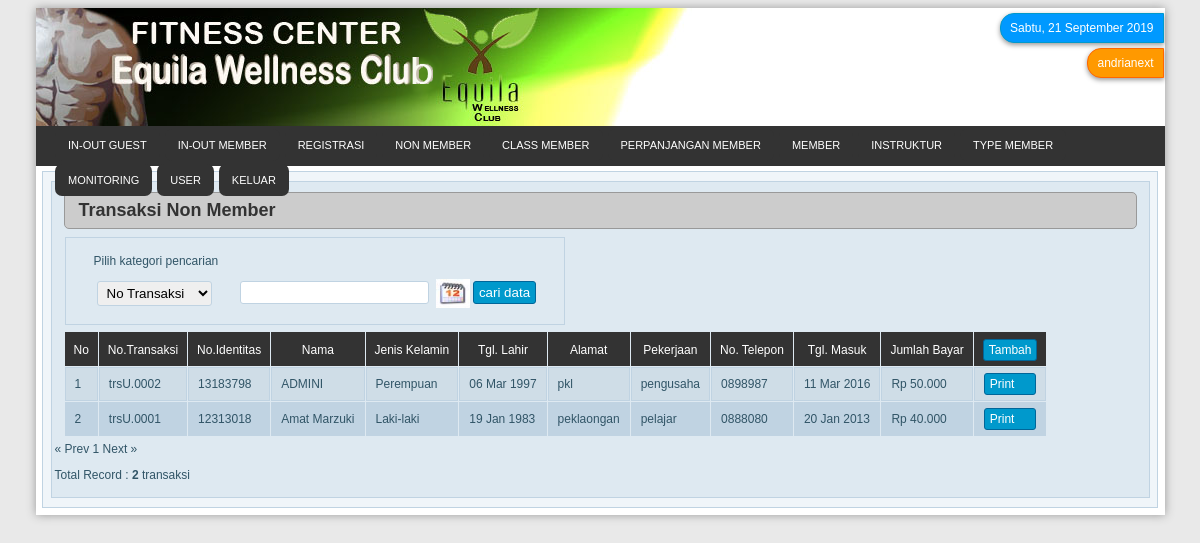
Page /admin/nonmember.php (signed in) on the committed database.
### tables this page shows
CREATE TABLE `umum` (
  `no_transaksi` varchar(30) NOT NULL,
  `no_identitas` varchar(30) NOT NULL,
  `nama` varchar(40) NOT NULL,
  `jenis_kelamin` varchar(30) NOT NULL,
  `tempat_lahir` varchar(50) NOT NULL,
  `tgl_lahir` date NOT NULL,
  `alamat` varchar(50) NOT NULL,
  `pekerjaan` varchar(30) NOT NULL,
  `no_telepon` varchar(30) NOT NULL,
  `tgl_transaksi` date NOT NULL,
  `jumlah_bayar` double(30,0) NOT NULL,
  PRIMARY KEY  (`no_transaksi`)
);

### admin/library/fungsi_standar.php (called while the page is built, shortened)
<?php
function tanggal(){
	$hari=$day=date(l);
	$tanggal=date(d);
	$bulan=$bl=$month=date(m);
	$tahun=date(Y);
	switch($hari)
	{
		case"Saturday":$hari="Sabtu"; break;
	}
	switch($bulan)
	{
		case"9":$bulan="September"; break;
	}
	$tglLengkap="$hari, $tanggal $bulan $tahun";
	return $tglLengkap;
}
function digit($data){
		$input=$data;
		$panjang=strlen($input);
if ($panjang==0)
{
	return $input;
}
elseif ($panjang < 4)
{
	return $input;
}
else
{
		$n=$panjang-1;
		$point=1;
		$j=1;
		$teks=array();
	for ($i=$n;$i>0;$i--)
	{
		if($point==3)
		{
			$teks["$j"]=substr($input,$i,3);
			$point=0;
			$j++;
			$g=$i;
		}
		$point++;
	}
	$input= substr($input,0,$g);
	for ($k=$j;$k>0;$k--)
	{
		if ($k==1){
			$input=$input. $teks["$k"];
		}else{
			$input=$input. $teks["$k"].".";
		}
	}
	return $input;
}
}
?>

### admin/library/fungsi_indotgl.php (called while the page is built, shortened)
<?php
	function tgl_indo($tgl){
			$tanggal = substr($tgl,8,2);
			$bulan = getBulan(substr($tgl,5,2));
			$tahun = substr($tgl,0,4);
			return $tanggal.' '.$bulan.' '.$tahun;
	}
	function getBulan($bln){
				switch ($bln){
					case 1:
						return "Jan";
						break;
					case 3:
						return "Mar";
						break;
				}
			}
?>

### admin/nonmember.php (the view, shortened to what this page needs)
<?php
require_once "library/fungsi_standar.php";
require_once "library/fungsi_indotgl.php";
?>
<!DOCTYPE html PUBLIC "-//W3C//DTD XHTML 1.0 Transitional//EN" "http://www.w3.org/TR/xhtml1/DTD/xhtml1-transitional.dtd">
<html xmlns="http://www.w3.org/1999/xhtml">
<head>
<link rel="stylesheet" href="style/data.css" type="text/css">
<link rel="stylesheet" href="style/style_index.css" type="text/css"  />
<link rel="stylesheet" href="style/menu.css" type="text/css"  />
</head>
<body>
	<div id="page">
	<div class="header"><img src="style/aladin.png" />
	<div id="box">
	<div id="tgl"><?php echo tanggal();?></div>
	<div id="akun"><?php echo $_SESSION['nama']; ?></div>
   	</div>
  	</div>
  	<div id="menu-bg">
  	<div id="menu">
	<?php
	require_once "menu.php";
	?>
	</div>
  	</div>
	<div class="halaman">
  	<div class="tengah">
	<div class="batas_isi">
    	<div class="isi">
<div id="judulHalaman"><strong>Transaksi Non Member</strong></div>
<table border="0" cellspacing="1" cellpadding="0">
  <tr>
    <td>
    <form id="form1" name="form1" method="post" action="nonmember_cari.php">
      <table cellspacing="1" cellpadding="0">
        <tr>
          <td id="noborder">Pilih kategori pencarian</td>
          <td id="noborder">&nbsp;</td>
        </tr>
        <tr>
          <td id="noborder"><label>
            <select name="pilih" id="input">
	      <option value='no_transaksi' >No Transaksi</option>
            </select>
          </label></td>
          <td id="noborder">
            <input type="text" name="tcari" id="input" />
			<a href="javascript:void(0)" onClick="if(self.gfPop)gfPop.fPopCalendar(document.form1.tcari);return false;" ><img src="style/calender/calender.jpeg" alt="" name="popcal" width="34" height="29" border="0" align="absmiddle" id="popcal" /></a>
            <input type="submit" name="bcari" id="tombol" value="cari data" />
          </td>
        </tr>
     	</table>
 </form>
 </td>
 <?php
	$warna1="#c0d3e2";
	$warna2="#cfdde7";
	$warna=$warna1;
 ?>
      <table cellpadding="0" cellspacing="1">
        <tr>
	 	  <td id="namaField">No</td>
          <td id="namaField">No.Transaksi</td>
          <td id="namaField">No.Identitas</td>
          <td id="namaField">Nama</td>
	  	  <td id="namaField">Jenis Kelamin</td>
          <td id="namaField">Tgl. Lahir</td>
          <td id="namaField">Alamat</td>
          <td id="namaField">Pekerjaan</td>
	      <td id="namaField">No. Telepon</td>
          <td id="namaField">Tgl. Masuk</td>
          <td id="namaField">Jumlah Bayar</td>
          <td colspan="1" id="namaField">
		<?php echo "<a href=index.php?halaman=form_data&kode=nonmember_insert>"; ?>
		<div id="tombol">Tambah</div>
		<?php echo "</a>"; ?>
		</td>
    <?php
	$batas   = 30;
	$halaman = $_GET['halaman'];
	if(empty($halaman)){
	$posisi  = 0;
	$halaman = 1;
	}
	else{
	$posisi = ($halaman-1) * $batas;
	}
	$qp_sup=mysql_query("SELECT * FROM umum order by no_transaksi DESC LIMIT $posisi,$batas");
	$no=$posisi+1;
		while($row1=mysql_fetch_array($qp_sup)){
			if ($warna==$warna1){
				$warna=$warna2;
			}
			else{
				$warna=$warna1;
			}
		?>
		<?php
		$tgl_lahir= tgl_indo($row1['tgl_lahir']);
		$tgl_trns= tgl_indo($row1['tgl_transaksi']);
		?>
          <tr bgcolor=<?php echo $warna; ?>>
	   	  <td><?php echo "$no"; ?></td>
          <td><?php echo "$row1[no_transaksi]"; ?></td>
          <td><?php echo "$row1[no_identitas]"; ?></td>
          <td><?php echo "$row1[nama]"; ?></td>
	  	  <td><?php echo "$row1[jenis_kelamin]"; ?></td>
      	  <td><?php echo "$tgl_lahir"; ?></td>
    	  <td><?php echo "$row1[alamat]"; ?></td>
          <td><?php echo "$row1[pekerjaan]"; ?></td>
          <td><?php echo "$row1[no_telepon]"; ?></td>
			<td><?php echo "$tgl_trns"; ?></td>
			<td><?php echo "Rp "; echo digit($row1['jumlah_bayar']); ?></td>
          <td>
    	  <a href="#" onclick="javascript:wincal=window.open('transaksi_umum.php?id=<?php echo $row1['no_transaksi']; ?>','Lihat Data','width=790,height=400,scrollbars=1');"><div id="tombol">Print</div></a>
	  </td>
	  </tr>
	<?php $no++; }
	echo"</table>";
	$tampil2 = mysql_query("SELECT * FROM umum");
		$jmldata = mysql_num_rows($tampil2);
		$jmlhal  = ceil($jmldata/$batas);
		echo "<div class=paging>";
		if($halaman > 1){
			$prev=$halaman-1;
			echo "<span class=prevnext><a href=$_SERVER[PHP_SELF]?halaman=$prev>« Prev</a></span> ";
		}
		else{
			echo "<span class=disabled>« Prev</span> ";
		}
		for($i=1;$i<=$jmlhal;$i++)
		if ($i != $halaman){
			echo " <a href=$_SERVER[PHP_SELF]?halaman=$i>$i</a> ";
		}
		else{
			echo " <span class=current>$i</span> ";
		}
		if($halaman < $jmlhal){
			$next=$halaman+1;
			echo "<span class=prevnext><a href=$_SERVER[PHP_SELF]?halaman=$next>Next »</a></span>";
		}
		else{
			echo "<span class=disabled>Next »</span>";
		}
		echo "</div>";
		echo "<p align=left>Total Record : <b>$jmldata</b> transaksi</p>";
		?>
      	</table>
	</div>
    </div>
    </div>
  </div>
 <div class="BatasBawah"></div>
</div>
</body>
</html>

### admin/style/data.css (style rules this page uses)
a { text-decoration:none; color:#09F; }
td { border:none; }

### admin/style/style_index.css (style rules this page uses)
body { color:#333; background-color:#e9e9e9; font-size:12px; font-family:Verdana, Geneva, sans-serif; }
#page { width:1129px; margin-left:auto; margin-right:auto; background-color:#FFF; box-shadow: 0px 0px 9px #999; }
#box { width:200px; float:right; }
#tgl { color:#FFF; padding:7px 9px; background-color:#09F; border:1px solid #09C; border-top-left-radius:14px; border-bottom-left-radius:14px; box-shadow:0px 2px 5px #999; margin-top:5px; margin-right:1px; float:right; }
#akun { color:#FFF; padding:7px 9px; background-color:#F90; border:1px solid #F60; border-top-left-radius:14px; border-bottom-left-radius:14px; box-shadow:0px 2px 5px #999; margin-top:5px; margin-right:1px; float:right; }
#menu-bg { background: #333; height: 40px; }
#menu { width: 1090px; margin: 0 auto; }
.header { width:1129px; background-color:#FFF; }
.halaman { idth:1129px; margin-left:auto; margin-right:auto; margin-top:0px; margin-bottom:0px; }
.halaman .tengah { width:1114px; margin-top:5px; margin-left:auto; margin-right:auto; border:1px solid #c0d3e2; background-color:#f0f5f9; }
.batas_isi { width:1097px; margin-top:9px; margin-bottom:9px; margin-left:auto; margin-right:auto; background-color:#dee9f1; border:1px solid #c0d3e2; }
.isi { padding:3px; }
.BatasBawah { width:1129px; height:7px; margin-left:auto; margin-right:auto; background-color:#FFF; }

### admin/style/menu.css (style rules this page uses)
#judulHalaman { color:#333; font-size:18px; background-color:#CCC; border:1px solid #999; padding:7px 14px; margin:7px 9px; border-radius:5px; }
#input { padding:3px 5px; margin:0px 3px; border:1px solid #c0d3e2; border-radius:3px; }
#tombol { color:#FFF; padding:3px 5px; background-color:#09C; border:1px solid #069; border-radius:3px; }
table { margin:5px 9px; }
td { padding:5px 9px; border:1px solid #c0d3e2; }
#namaField { color:#FFF; background-color:#333; text-align:center; padding-top:7px; border:none; }
body { color:#315567; background-color:#e9e9e9; font-size:12px; font-family:Verdana, Geneva, sans-serif; }
#noborder { border:none; }

### rows in the picture
umum: no_transaksi "trsU.0002", no_identitas "13183798", nama "ADMINI", jenis_kelamin "Perempuan", tgl_lahir "06 Mar 1997", alamat "pkl", pekerjaan "pengusaha", no_telepon "0898987", tgl_transaksi "11 Mar 2016", jumlah_bayar "50.000"
umum: no_transaksi "trsU.0001", no_identitas "12313018", nama "Amat Marzuki", jenis_kelamin "Laki-laki", tgl_lahir "19 Jan 1983", alamat "peklaongan", pekerjaan "pelajar", no_telepon "0888080", tgl_transaksi "20 Jan 2013", jumlah_bayar "40.000"

### other values in the picture
tanggal() "Sabtu, 21 September 2019"
$_SESSION['nama'] "andrianext"
$jmldata "2"
